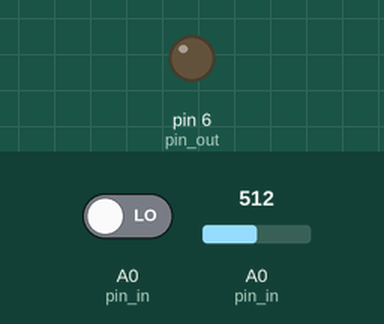
A sketch run on a simulated Arduino Uno, built with avr-gcc and run on an emulated ATmega328P. Parts: output pins drawn as LEDs (lit = HIGH). Dashed ring = blinking. The test bench sets the inputs (shaded band); at power-on: A0 (pin_in) LOW, A0 (pin_in) = 512.

Above: at 1.2 s.
1.3 s: A0 (pin_in) driven HIGH
At 2.9 s:
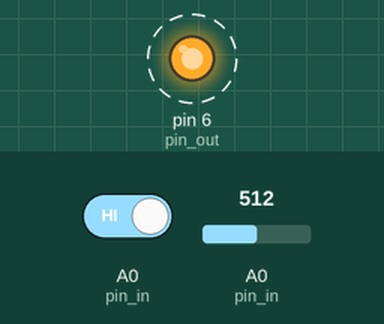
Timing chart, 0 to 56.8 s (numbered marks = the images above; inputs shaded):
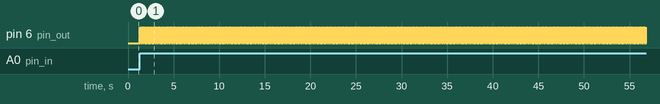

The sketch:

PWM_PrYlf.ino
```cpp
#define pin_out 6
#define pin_in A0
#define frequency 50   //Frequency in Hertz


int pulse_duration = 500/frequency;

void setup() {
  pinMode(pin_out, OUTPUT);
  pinMode(pin_in, INPUT);


}

void loop() {

   if(analogRead(pin_in) < 300){
      digitalWrite(pin_out, LOW);
   }else if(analogRead(pin_in) > 800){
      digitalWrite(pin_out, HIGH);
   }else{
     if (digitalRead(pin_in)==HIGH){
       digitalWrite(pin_out, HIGH);
       delay(pulse_duration);
       digitalWrite(pin_out, LOW);
       delay(pulse_duration);
     }else{
        digitalWrite(pin_out, LOW);
     }
   }
}
```

Measured:
- after the input at 1.3 s, pin 6 (pin_out): alternates HIGH for 0.01 s and LOW for 0.01 s, starting at once
